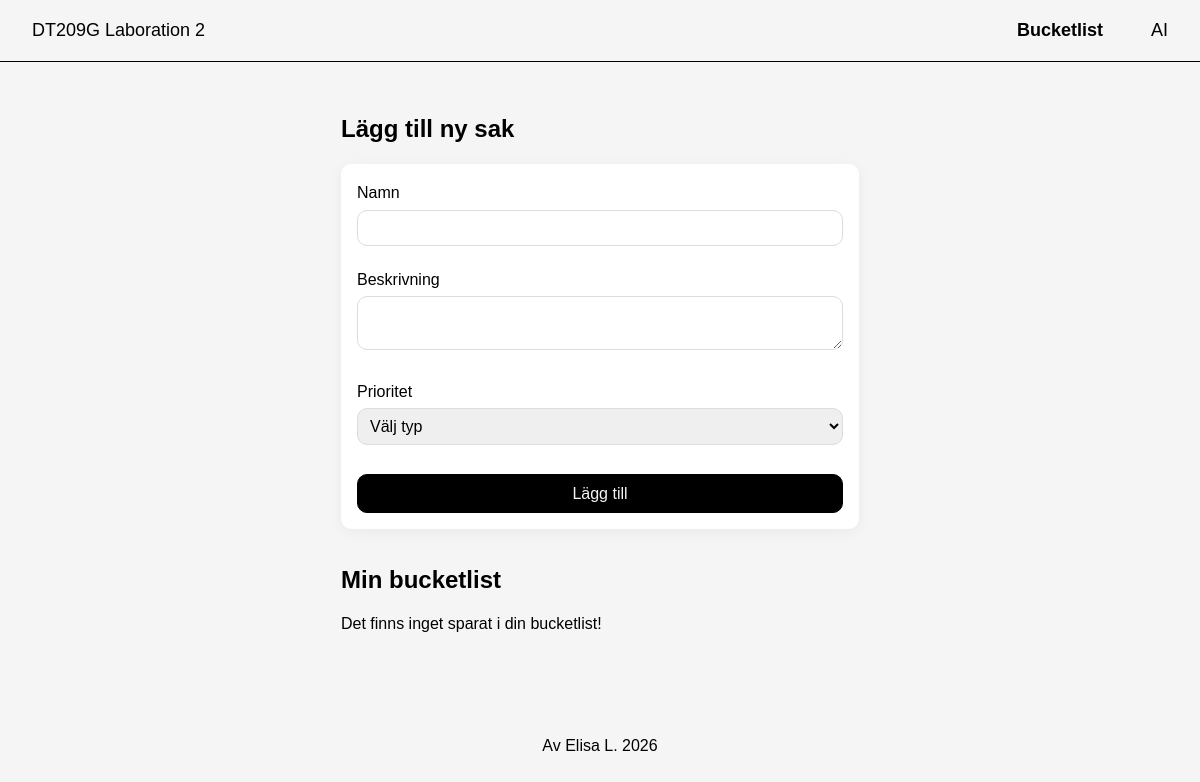
Before: /bucketlist.php with the older database file.
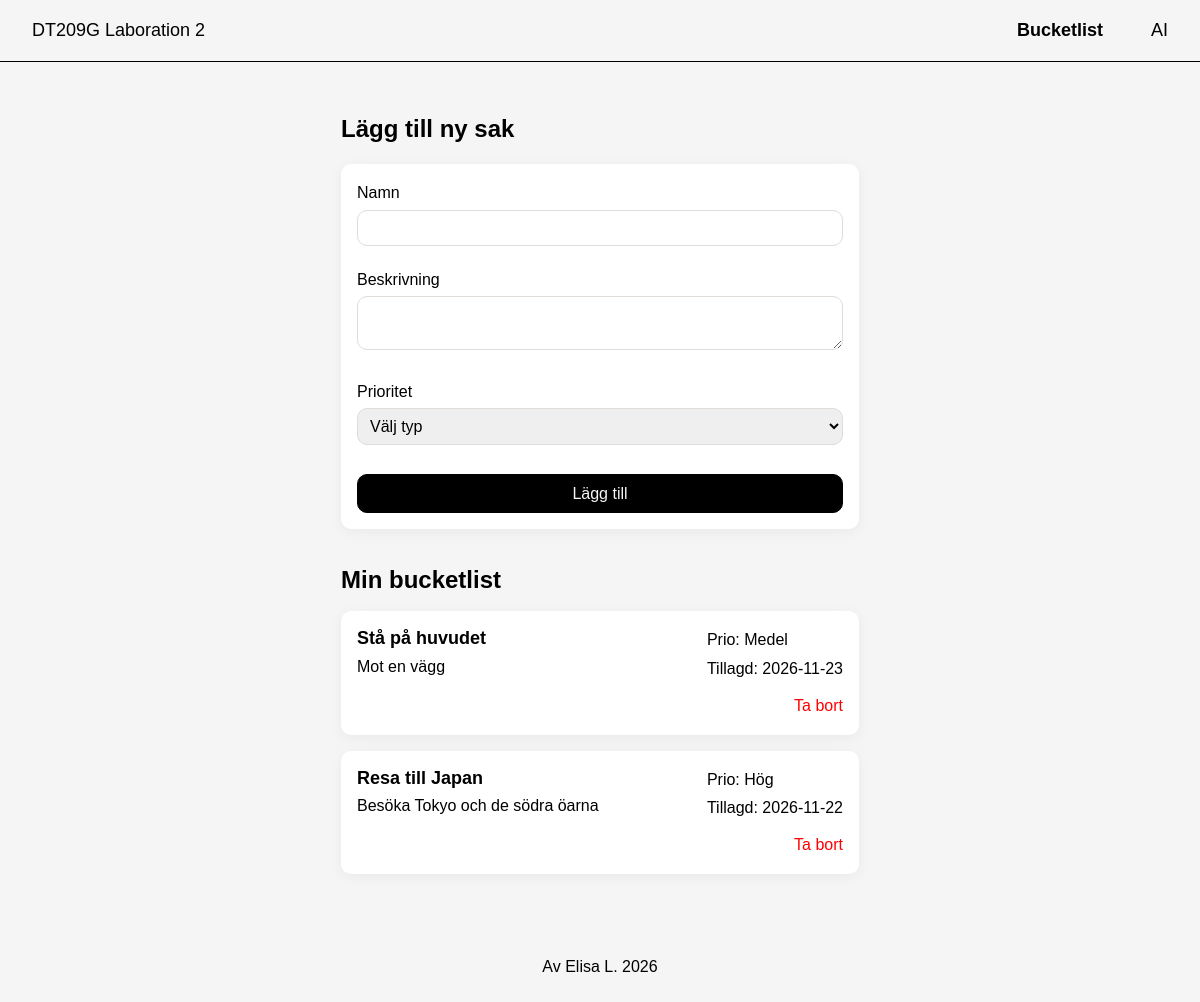
After: the same page with the newer database file.
### tables this page shows
CREATE TABLE `bucketlist` (
  `id` int(11) NOT NULL,
  `name` varchar(64) NOT NULL,
  `description` text NOT NULL,
  `priority` int(1) NOT NULL,
  `created_at` timestamp NOT NULL DEFAULT current_timestamp()
);

### classes/Bucketlist.class.php (called while the page is built, shortened)
<?php
class Bucketlist
{
    private mysqli $db;
    function __construct()
    {
        $this->db = new mysqli(DBHOST, DBUSER, DBPASSWORD, DBNAME);
        $this->db->set_charset("utf8mb4");
    }
    public function getItems(): array
    {
        $sql = "SELECT * FROM bucketlist ORDER BY created_at DESC;";
        $result = $this->db->query($sql);
        return $result->fetch_all(MYSQLI_ASSOC);
    }
}

### bucketlist.php (the view, shortened to what this page needs)
<?php
require_once "classes/Bucketlist.class.php";
$title = "Bucketlist";
include("includes/header.php");
$bucketlist = new Bucketlist();
$name = "";
$description = "";
?>
<section>
    <h1>Lägg till ny sak</h1>
    <form method="post" action="bucketlist.php" autocomplete="off">
        <div>
            <label for="name">Namn</label>
            <input id="name" name="name" type="text" value="<?= $name; ?>">
        </div>
        <div>
            <label for="description">Beskrivning</label>
            <textarea id="description" name="description" rows="2"><?= $description; ?></textarea>
        </div>
        <div>
            <label for="priority">Prioritet</label>
            <select id="priority" name="priority">
                <option value="0">Välj typ</option>
            </select>
        </div>
        <button type="submit">Lägg till</button>
    </form>
</section>
<?php
$items = $bucketlist->getItems();
?>
<section>
    <h2>Min bucketlist</h2>
    <?php if (!empty($items)) { ?>
        <ul class="bucketlist">
            <?php foreach ($items as $item) { ?>
                <li>
                    <div class="list-top">
                        <div>
                            <h3><?= $item["name"]; ?></h3>
                            <p><?= $item["description"]; ?></p>
                        </div>
                        <div>
                            <?php
                            if ($item["priority"] == 1) {
                                $prio = "Hög";
                            } elseif ($item["priority"] == 2) {
                                $prio = "Medel";
                            } else {
                                $prio = "Låg";
                            } ?>
                            <p>Prio: <?= $prio; ?></p>
                            <p>Tillagd: <?= date("Y-m-d", strtotime($item["created_at"])); ?></p>
                        </div>
                    </div>
                    <div class="list-bottom">
                        <a href="bucketlist.php?deleteid=<?= $item["id"]; ?>">Ta bort</a>
                    </div>
                </li>
            <?php } ?>
        </ul>
    <?php } else { ?>
        <p>Det finns inget sparat i din bucketlist!</p>
    <?php } ?>
</section>
<?php include("includes/footer.php");

### includes/header.php (shortened to what this page needs)
<!doctype html>
<html lang="sv">
<head>
    <link rel="stylesheet" href="css/style.css">
</head>
<body>
    <header class="header">
        <a href="index.php" class="logo">DT209G Laboration 2</a>
        <nav>
            <ul>
                <li><a href="bucketlist.php" class="<?= ($title == 'Bucketlist') ? 'active' : ''; ?>">Bucketlist</a></li>
                <li><a href="ai.php" class="<?= ($title == 'AI') ? 'active' : ''; ?>">AI</a></li>
            </ul>
        </nav>
    </header>
    <main class=" container">

### includes/footer.php
</main>
<footer>
    <p>Av Elisa L. 2026</p>
</footer>
</body>
</html>

### css/style.css (style rules this page uses)
* { box-sizing: border-box; margin: 0; padding: 0; }
body { background-color: #F5F5F5; font-size: 16px; color: #000000; font-family: "Source Sans 3", Arial, sans-serif; line-height: 1.6; display: flex; flex-direction: column; min-height: 100svh; }
h1 { margin-bottom: 1rem; }
h2 { margin-bottom: 0.75rem; }
p { margin-bottom: 1rem; max-width: 60ch; }
ul { list-style: none; }
a { color: #000000; text-decoration: none; }
.header { display: flex; justify-content: space-between; align-items: center; padding: 1rem 2rem; gap: 1rem; border-bottom: 1px solid #000000; font-size: 18px; }
.logo { color: #000000; text-decoration: none; }
nav ul { display: flex; gap: 3rem; }
nav a.active { font-weight: bold; }
.container { width: 100%; max-width: 960px; margin: 0 auto; }
main { flex: 1; padding: 2rem; }
section { max-width: 550px; padding: 1rem; margin: 0 auto; }
form { display: flex; flex-direction: column; gap: 0.6rem; padding: 1rem; background-color: #FFFFFF; box-shadow: 0 3px 14px 0 rgba(0, 0, 0, 0.05); border-radius: 10px; }
label { display: block; margin-bottom: 0.25rem; }
input, select, textarea { padding: 0.5rem; border: 1px solid #E1DCD7; border-radius: 10px; width: 100%; font-size: 16px; margin-bottom: 0.7rem; }
form button { background-color: #000000; color: #F5F5F5; padding: 0.6rem; border: 1px solid #000000; border-radius: 10px; cursor: pointer; font-size: 16px; margin-top: 0.5rem; }
.bucketlist { display: flex; flex-direction: column; gap: 1rem; margin: 0 auto; }
.list-top { display: flex; justify-content: space-between; align-items: flex-start; gap: 1.5rem; }
.list-bottom { display: flex; justify-content: flex-end; padding-top: 0.5rem; }
.bucketlist li { background-color: #FFFFFF; box-shadow: 0 3px 14px 0 rgba(0, 0, 0, 0.05); border-radius: 10px; padding: 1rem; display: flex; flex-direction: column; }
.bucketlist li h3 { font-size: 18px; margin-bottom: 0.2rem; line-height: 1.3; }
.bucketlist li p { margin-bottom: 0.2rem; }
.bucketlist li a { color: red; }
footer { display: flex; justify-content: center; padding: 2rem; }

Changed rows visible on the page:
added bucketlist: name "Stå på huvudet", description "Mot en vägg", priority "Medel", created_at "2026-11-23"
added bucketlist: name "Resa till Japan", description "Besöka Tokyo och de södra öarna", priority "Hög", created_at "2026-11-22"
Other visible differences:
text no longer shown: "Det finns inget sparat i din bucketlist!"
